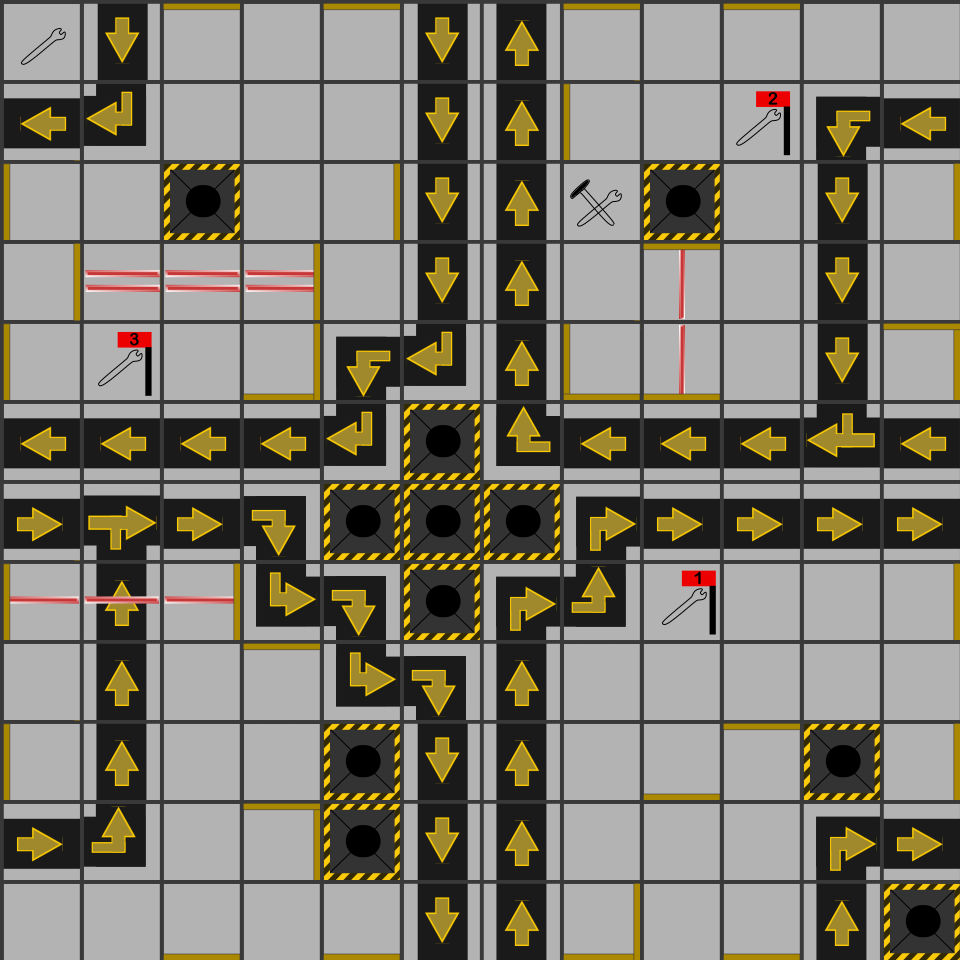

Tiled map render using the project's own tile images. Description and the whole map definition, tile-layer contents included, below:
An orthogonal 12x12 tile map with 80x80 px tiles, 6 tile layers (boardElements, lasers, wallsWEST, wallsSOUTH, ...).

<map version="1.2" tiledversion="1.2.3" orientation="orthogonal" renderorder="right-down" width="12" height="12" tilewidth="80" tileheight="80" infinite="0" nextlayerid="10" nextobjectid="1">
 <tileset firstgid="1" source="tileProperties.tsx" />
 <layer id="1" name="boardElements" width="12" height="12">
  <data encoding="csv">
12,2,22,22,22,2,1,22,22,22,22,22,
11,29,22,22,22,2,1,22,22,31,37,11,
22,22,3,22,22,2,1,21,3,22,2,22,
22,22,22,22,22,2,1,22,22,22,2,22,
22,39,22,22,37,29,1,22,22,22,2,22,
11,11,11,11,29,3,28,11,11,11,65,11,
10,55,10,20,3,3,3,19,10,10,10,10,
22,1,22,46,20,3,19,47,30,22,22,22,
22,1,22,22,46,20,1,84,22,22,22,22,
22,1,22,84,3,2,1,22,22,22,3,22,
10,47,22,22,3,2,1,22,22,22,19,10,
22,22,22,22,22,2,1,22,22,22,1,3
</data>
 </layer>
 <layer id="3" name="lasers" width="12" height="12">
  <data encoding="csv">
0,0,0,0,0,0,0,0,0,0,0,0,
0,0,0,0,0,0,0,0,0,0,0,0,
0,0,0,0,0,0,0,0,0,0,0,0,
0,36,36,36,0,0,0,0,9,0,0,0,
0,0,0,0,0,0,0,0,9,0,0,0,
0,0,0,0,0,0,0,0,0,0,0,0,
0,0,0,0,0,0,0,0,0,0,0,0,
18,18,18,0,0,0,0,0,0,0,0,0,
0,0,0,0,0,0,0,0,0,0,0,0,
0,0,0,0,0,0,0,0,0,0,0,0,
0,0,0,0,0,0,0,0,0,0,0,0,
0,0,0,0,0,0,0,0,0,0,0,0
</data>
 </layer>
 <layer id="4" name="wallsWEST" width="12" height="12">
  <data encoding="csv">
0,0,0,0,0,0,0,0,0,0,0,0,
0,0,0,0,0,0,0,44,0,0,0,0,
44,0,0,0,0,0,0,0,0,0,0,0,
0,0,0,35,0,0,0,0,0,0,0,0,
44,0,0,0,0,0,0,44,0,0,0,0,
0,0,0,0,0,0,0,0,0,0,0,0,
0,0,0,0,0,0,0,0,0,0,0,0,
44,0,0,0,0,0,0,0,0,0,0,0,
0,0,0,0,0,0,0,0,0,0,0,0,
44,0,0,0,0,0,0,0,0,0,0,0,
0,0,0,0,0,0,0,0,0,0,0,0,
0,0,0,0,0,0,0,0,0,0,0,0
</data>
 </layer>
 <layer id="5" name="wallsSOUTH" width="12" height="12">
  <data encoding="csv">
0,0,0,0,0,0,0,0,0,0,0,0,
0,0,0,0,0,0,0,0,0,0,0,0,
0,0,0,0,0,0,0,0,0,0,0,0,
0,0,0,0,0,0,0,0,0,0,0,0,
0,0,0,17,0,0,0,17,17,0,0,0,
0,0,0,0,0,0,0,0,0,0,0,0,
0,0,0,0,0,0,0,0,0,0,0,0,
0,0,0,0,0,0,0,0,0,0,0,0,
0,0,0,0,0,0,0,0,0,0,0,0,
0,0,0,0,0,0,0,0,17,0,0,0,
0,0,0,0,0,0,0,0,0,0,0,0,
0,0,17,0,17,0,0,17,0,17,0,0
</data>
 </layer>
 <layer id="6" name="wallsEAST" width="12" height="12">
  <data encoding="csv">
0,0,0,0,0,0,0,0,0,0,0,0,
0,0,0,0,0,0,0,0,0,0,0,0,
0,0,0,0,35,0,0,0,0,0,0,35,
35,0,0,0,0,0,0,0,0,0,0,0,
0,0,0,35,0,0,0,0,0,0,0,35,
0,0,0,0,0,0,0,0,0,0,0,0,
0,0,0,0,0,0,0,0,0,0,0,0,
0,0,35,0,0,0,0,0,0,0,0,35,
0,0,0,0,0,0,0,0,0,0,0,0,
0,0,0,0,0,0,0,0,0,0,0,35,
0,0,0,35,0,0,0,0,0,0,0,0,
0,0,0,0,0,0,0,35,0,0,0,0
</data>
 </layer>
 <layer id="2" name="wallsNORTH" width="12" height="12">
  <data encoding="csv">
0,0,8,0,8,0,0,8,0,8,0,0,
0,0,0,0,0,0,0,0,0,0,0,0,
0,0,0,0,0,0,0,0,0,0,0,0,
0,0,0,0,0,0,0,0,8,0,0,0,
0,0,0,0,0,0,0,0,0,0,0,8,
0,0,0,0,0,0,0,0,0,0,0,0,
0,0,0,0,0,0,0,0,0,0,0,0,
0,0,0,0,0,0,0,0,0,0,0,0,
0,0,0,8,0,0,0,0,0,0,0,0,
0,0,0,0,0,0,0,0,0,8,0,0,
0,0,0,8,0,0,0,0,0,0,0,0,
0,0,0,0,0,0,0,0,0,0,0,0
</data>
 </layer>
</map>
